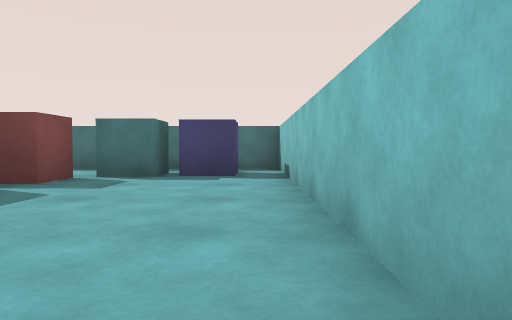
view 1 (above)

15 first-person views from a walk through a scene from a Unity 3-D project. The camera is 0.51 m above the floor, tilts 2° down and sees 70° across. The floor is counted in squares, 1 m on a side. Each view is taken from the middle of a square. On the plan, view 1 faces up. The plan holds only what a view shows up to about 9 squares ahead; the rest is blank. The player is left out.

view 2
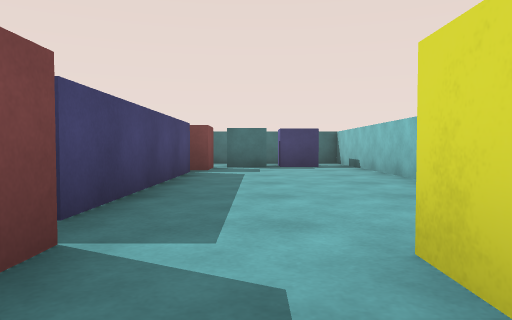

view 3
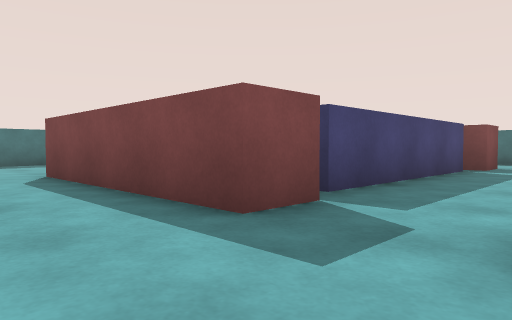

view 4
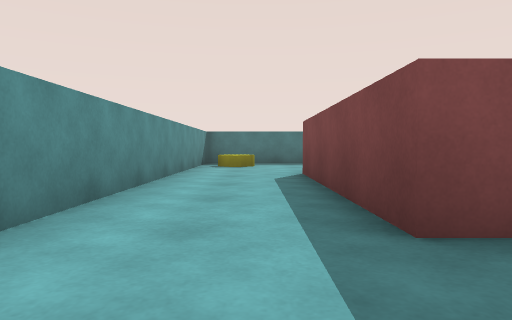

view 5
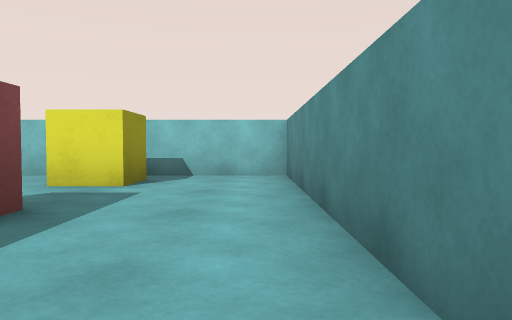

view 6
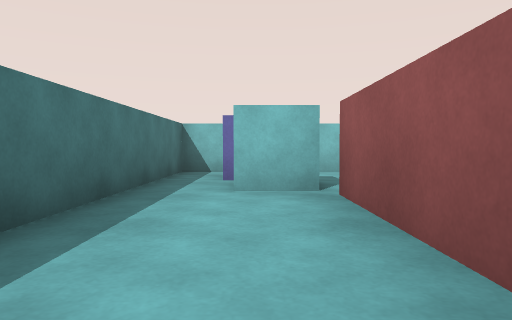

view 7
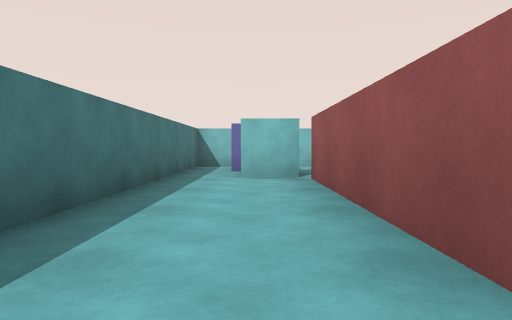

view 8
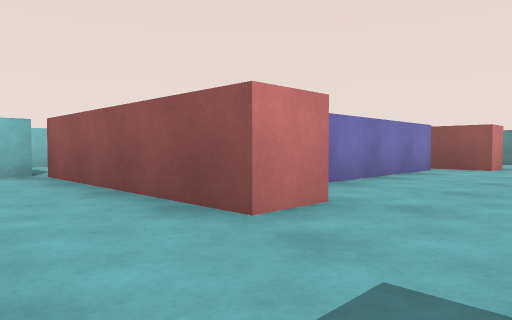

view 9
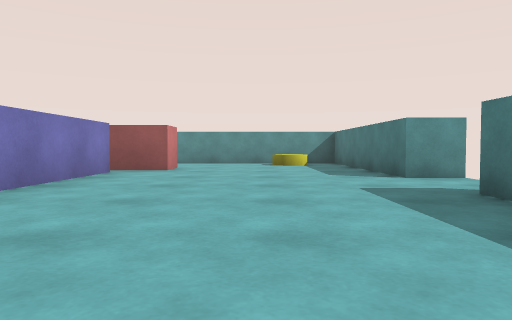

view 10
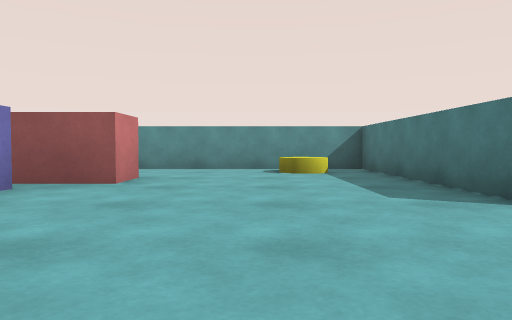

view 11
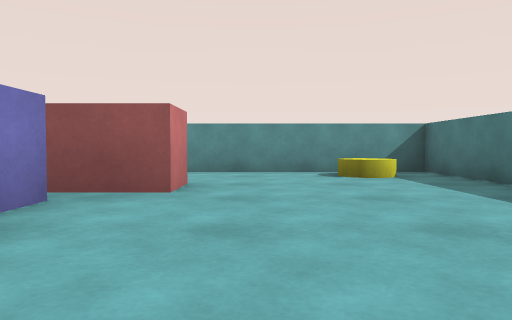

view 12
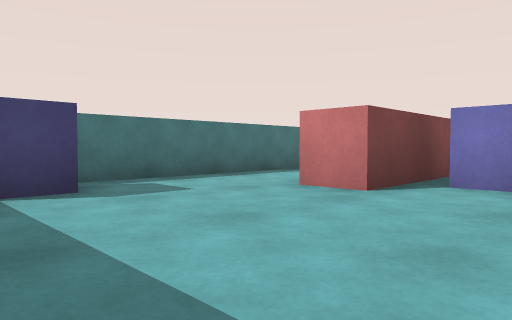

view 13
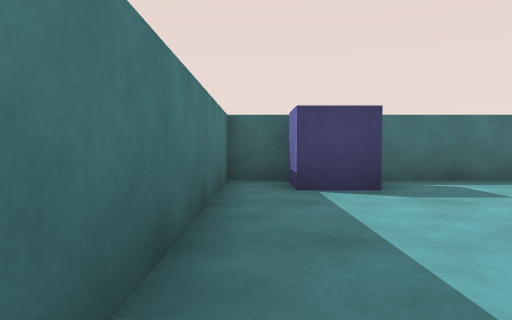

view 14
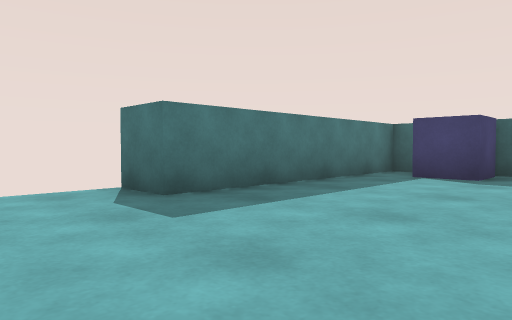

view 15
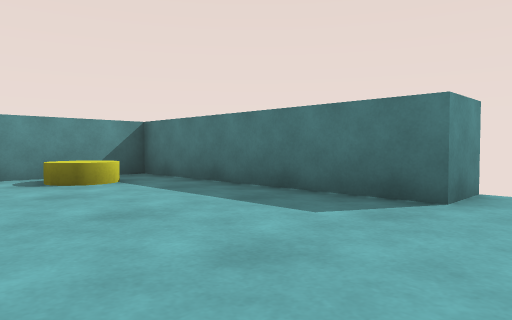

### Floor plan
Points are (right, up) in squares from view 1. A wall is a line through its corners. A room is listed if a view was taken in it or the views show most of it. See-through windows are left out.
Room 1 (views 1, 2, 3, 4, 5, 6)
walls: (-3.4, 4.6) (-3.4, -0.5); (-3, -1) (-3, -2.1) (-8.1, -2.1); (0.6, -0.2) (0.6, 8.5) (-9.4, 8.5); (-8.1, 6.1) (-3, 6.1) (-3, 5.1) (-3.6, 5.1); (-9.4, -4.5) (0.6, -4.5) (0.6, -2)
ways out: opening at (-8.5, -3.5) to room 2; opening at (-8.5, 7.5) to room 2
objects: block (-2, 6) to (-2, 7); yellow cube (-1, -2) to (0, -2); cube (-1, 7)
Room 2 (views 7, 8, 9, 10, 11, 12, 13, 14, 15)
walls: (-13.5, 0.9) (-12.4, 0.9) (-12.4, -4.5) (-9.4, -4.5); (-7, -0.5) (-7, 4.6); (-8.1, -2.1) (-8.1, -1.1) (-6.5, -1.1); (-5.1, 5.1) (-8.1, 5.1) (-8.1, 6.1); (-9.4, 8.5) (-12.4, 8.5) (-12.4, 3) (-13.5, 3)
ways out: opening at (-8.5, -3.5) to room 1; opening at (-8.5, 7.5) to room 1
objects: yellow cylinder (-11, -3); cube (-11, 8)

Where each view was taken, in squares from view 1:
view 1: 0 up, 0 right, facing up
view 2: 3 down, 2 left, facing up
view 3: 4 down, 1 left, facing up-left
view 4: 3 down, 1 left, facing left
view 5: 4 down, 6 left, facing right
view 6: 7 up, 7 left, facing right
view 7: 7 up, 9 left, facing right
view 8: 8 up, 10 left, facing down-right
view 9: 7 up, 10 left, facing down
view 10: 4 up, 10 left, facing down
view 11: 3 up, 9 left, facing down
view 12: 3 up, 12 left, facing up-right
view 13: 3 up, 12 left, facing up
view 14: 1 up, 9 left, facing up-left
view 15: 2 up, 9 left, facing down-left
